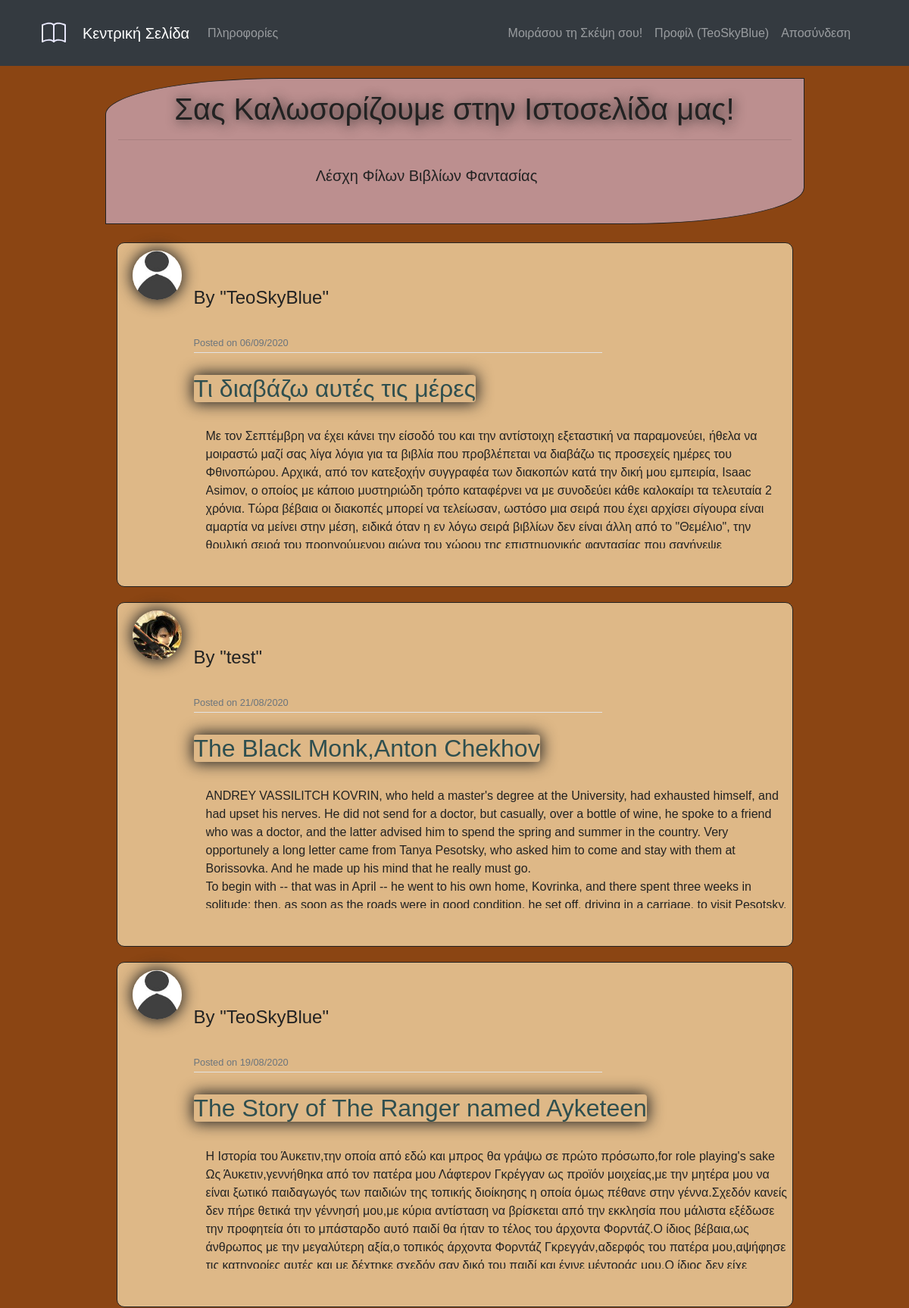
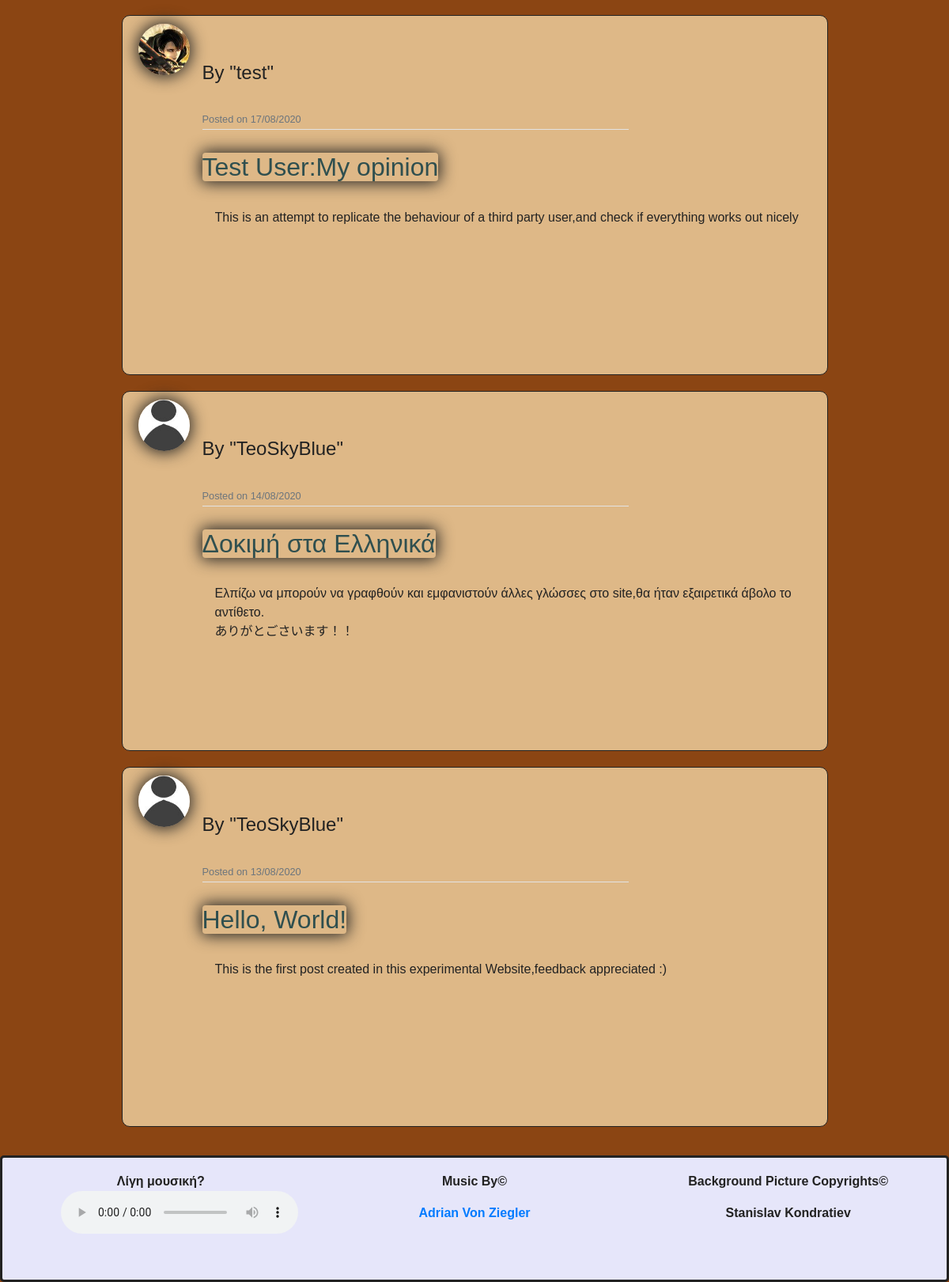
Screenshot of /home (signed in) with the database file from the repository (2 pictures, top to bottom).
### Flask_attempts/models.py (models this page shows, shortened)
class User(db.Model, UserMixin):
    id = db.Column(db.Integer, primary_key=True)
    username = db.Column(db.String(20), unique=True, nullable=False)
    email = db.Column(db.String(60), unique=True, nullable=False)
    image_file = db.Column(db.String(20), nullable=False, default='default.jpg')
    password = db.Column(db.String(60), nullable=False)
    posts = db.relationship('Post',backref='author', lazy = True)

class Post(db.Model):
    id = db.Column(db.Integer, primary_key=True)
    title = db.Column(db.String(100),nullable= False)
    date_posted = db.Column(db.DateTime,nullable=False,default = datetime.utcnow) #vs datetime.now i diafora einai oti i 2i apo8ikeuei local times,i 1i greenwich,kaliteri praktiki gia database storing
    content = db.Column(db.Text, nullable=False)
    user_id = db.Column(db.Integer, db.ForeignKey('user.id'), nullable=False)

### Flask_attempts/routes.py (the view)
@app.route("/")
@app.route("/home")
def home():
    try:
        posts = Post.query.order_by(Post.date_posted.desc()).all()
        return render_template('html Hello World.html',posts=posts)
    except:
        return render_template('html Hello World.html')

### Flask_attempts/models.py (called while the page is built)
@login_manager.user_loader
def load_user(user_id):
    return User.query.get(int(user_id))

### Flask_attempts/templates/html Hello World.html
{% extends "layout.html" %}
{% block content %}
	<div class="containter-fluid">
	<div class="row text-center">
		<div class="col-12 welcome-section" style="min-width: 400px;">
			<h1 class="display-5" style="text-shadow: 2px 2px 15px #222;overflow-wrap: break-word;">Σας Καλωσορίζουμε στην Ιστοσελίδα μας!
			</h1>
			<hr>
			<div class="col-11">
				<p class="lead">Λέσχη Φίλων Βιβλίων Φαντασίας
				</p>
			</div>
		</div>
	</div>
	</div>
	<br>
	{%for post in posts%}
		<article class="media content-section article-content">
			<img class="rounded-circle article-img low-shadows" src="{{url_for('static',filename='profile_pics/'+post.author.image_file)}}">
			<div class="media-body article-svg">
				<div class="article-metadata article-svg">
					<h4 class="mr-2" >By "{{post.author.username}}"</h4>
						<small class="text-muted">Posted on {{ post.date_posted.strftime("%d/%m/%Y") }}</small>
				</div>
				<h2><a class="article-title low-shadows rounded mr-2" href="{{url_for('post',post_id=post.id)}}">{{post.title}}</a></h2>
				<p class="autoscrolled ml-3">{{post.content}}</p>
			</div>
		</article>
	{%endfor%}
{% endblock content %}

### Flask_attempts/templates/layout.html (shortened to what this page needs)
<!DOCTYPE html>
<html>
<head>
	<link rel="stylesheet" href="https://maxcdn.bootstrapcdn.com/bootstrap/4.0.0/css/bootstrap.min.css">
	<link rel="stylesheet" type="text/css" href="{{ url_for('static', filename='styling.css') }}">
</head>
<body>
<div class="wrapper">
<header class="site-header absolute-top" style="min-width: 480px;">
	<nav class="navbar navbar-expand-sm navbar-dark bg-dark" style="min-width: 480px;">
	<div class="container">
			<ul class="navbar-nav">
				<li class="nav-item">
				</li>
				<li class="nav-item mt-3">
					<a class="navbar-brand ml-auto" href="{{url_for('home')}}">Κεντρική Σελίδα</a>
				</li>
				<li class="nav-item mt-3">
					<a class="nav-link" href="{{url_for('about')}}">Πληροφορίες</a>
				</li>
			</ul>
			<ul class="navbar-nav mr-4">
				{%if current_user.is_authenticated %}
					<li class="nav-item">
						<a class="nav-link" href="{{url_for('new_post')}}">Μοιράσου τη Σκέψη σου!</a>
					</li>
					<li class="nav-item">
						<a class="nav-link mr-auto" href="{{url_for('Account')}}">Προφίλ
							({{current_user.username}})
						</a>
					</li>
					<li class="nav-item">
						<a class="nav-link mr-auto" href="{{url_for('Logout')}}">Αποσύνδεση
						</a>
					</li>
				{%endif%}
			</ul>
	</div>
	</nav>
</header>
		<main role="main" class="container">
			<div class="row mx-auto">
				<div class="col-10 mx-auto">
		{% block content %}{% endblock %}
				</div>
			</div>
		</main>
		<div class="push"></div>
</div>
<footer class="absolute-bottom custom-footer container-fluid  padding ">
	<div class="row text-center footer-content" style="margin:auto;">
  		<div class="col-md-4">
  			<p><b>	Λίγη μουσική?
  			<audio controls loop class="ml-5">
  			<source src="{{url_for('static',filename='Relaxing Celtic Music - Forest Sanctum.mp3')}}" type="audio/mpeg">
			</audio>
			</b>
			</p>
  		</div>
  		<div class="col-md-4">
  			<p><b>Music By&#169</p>
  			<a href="https://adrianvonziegler.bandcamp.com/album/the-complete-discography">Adrian Von Ziegler</a>
  		</div>
  		<div class="col-md-4">
  			<b>
  			<p>Background Picture Copyrights&#169</p>
  			<p>Stanislav Kondratiev</p>
  			</b>
  		</div>
  </div>
</footer>
</body>
</html>

### Flask_attempts/static/styling.css (style rules this page uses)
html,body { margin:0; padding:0;height:100%; }
body { width:100%; font-family: sans-serif; color: #222; background-image:url('stanislav-kondratiev-6pO3QFkk7hQ-unsplash.jpg'); background-color: saddlebrown; }
.welcome-section { background: rosybrown; padding: 10px 20px; border: 1px solid #222; border-radius: 25% 0; margin-bottom: 0px; }
.content-section { background: burlywood; padding: 10px 20px; border: 1px solid #222; border-radius: 10px; margin-bottom: 20px; }
.article-title { color: darkslategray; }
.article-content { white-space: pre-line; width:100%; min-width: 400px; }
.autoscrolled { white-space: pre-line; width:100%; height: 10em; overflow: auto; overflow-wrap: break-word; }
.article-img { height: 65px; width: 65px; margin-right: 16px; }
.low-shadows { box-shadow: 0px 0px 20px 2px #222; }
.article-metadata { padding-bottom: 1px; margin-bottom: 4px; border-bottom: 1px solid #e3e3e3 }
.article-svg { width: 70%; height: 60%; vertical-align: middle; }
.custom-footer { padding-top:1rem; padding:2px; width: 100%; min-width: 480px; height: 10em; border: 3px solid; border-radius: 5px; background-color: lavender; color: #222; text-align: center; }
.footer-content { width:100%; height: 100%; overflow-y:scroll; }
.push { height: 8em; }
.wrapper { min-height: 100%; margin-bottom: -8em; }
[class*="col-"] { padding: 1rem; }

### rows the page displays
User: username "TeoSkyBlue"
Post: image_file (picture), author.username "TeoSkyBlue", date_posted "06/09/2020", title "Τι διαβάζω αυτές τις μέρες", content "Με τον Σεπτέμβρη να έχει κάνει την είσοδό του και την αντίστοιχη εξεταστική να παραμονεύει, ήθελα να μοιραστώ μαζί σας λίγα λόγια για τα βιβλία που προβλέπεται να διαβάζω τις προσεχείς ημέρες του Φθινοπώρου. Αρχικά, από τον κατεξοχήν συγγραφέα των διακοπών κατά την δική μου εμπειρία, Isaac Asimov, ο οποίος με κάποιο μυστηριώδη τρόπο καταφέρνει να με συνοδεύει κάθε καλοκαίρι τα τελευταία 2 χρόνια. Τώρα βέβαια οι διακοπές μπορεί να τελείωσαν, ωστόσο μια σειρά που έχει αρχίσει σίγουρα είναι αμαρτία να μείνει στην μέση, ειδικά όταν η εν λόγω σειρά βιβλίων δεν είναι άλλη από το \"Θεμέλιο\", την θρυλική σειρά του προηγούμενου αιώνα του χώρου της επιστημονικής φαντασίας που σαγήνεψε…"
Post: image_file (picture), author.username "test", date_posted "21/08/2020", title "The Black Monk,Anton Chekhov", content "ANDREY VASSILITCH KOVRIN, who held a master's degree at the University, had exhausted himself, and had upset his nerves. He did not send for a doctor, but casually, over a bottle of wine, he spoke to a friend who was a doctor, and the latter advised him to spend the spring and summer in the country. Very opportunely a long letter came from Tanya Pesotsky, who asked him to come and stay with them at Borissovka. And he made up his mind that he really must go. To begin with -- that was in April -- he went to his own home, Kovrinka, and there spent three weeks in solitude; then, as soon as the roads were in good condition, he set off, driving in a carriage, to visit Pesotsky,…"
Post: image_file (picture), author.username "TeoSkyBlue", date_posted "19/08/2020", title "The Story of The Ranger named Ayketeen", content "H Ιστορία του Άυκετιν,την οποία από εδώ και μπρος θα γράψω σε πρώτο πρόσωπο,for role playing's sake Ως Άυκετιν,γεννήθηκα από τον πατέρα μου Λάφτερον Γκρέγγαν ως προϊόν μοιχείας,με την μητέρα μου να είναι ξωτικό παιδαγωγός των παιδιών της τοπικής διοίκησης η οποία όμως πέθανε στην γέννα.Σχεδόν κανείς δεν πήρε θετικά την γέννησή μου,με κύρια αντίσταση να βρίσκεται από την εκκλησία που μάλιστα εξέδωσε την προφητεία ότι το μπάσταρδο αυτό παιδί θα ήταν το τέλος του άρχοντα Φορντάζ.Ο ίδιος βέβαια,ως άνθρωπος με την μεγαλύτερη αξία,ο τοπικός άρχοντα Φορντάζ Γκρεγγάν,αδερφός του πατέρα μου,αψήφησε τις κατηγορίες αυτές και με δέχτηκε σχεδόν σαν δικό του παιδί και έγινε μέντοράς μου.Ο ίδιος δεν είχε…"
Post: image_file (picture), author.username "test", date_posted "17/08/2020", title "Test User:My opinion", content "This is an attempt to replicate the behaviour of a third party user,and check if everything works out nicely"
Post: image_file (picture), author.username "TeoSkyBlue", date_posted "14/08/2020", title "Δοκιμή στα Ελληνικά", content "Ελπίζω να μπορούν να γραφθούν και εμφανιστούν άλλες γλώσσες στο site,θα ήταν εξαιρετικά άβολο το αντίθετο. ありがとごさいます！！"
Post: image_file (picture), author.username "TeoSkyBlue", date_posted "13/08/2020", title "Hello, World!", content "This is the first post created in this experimental Website,feedback appreciated :)"
